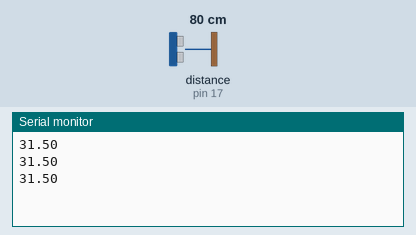
The sketch below on a simulated Arduino Uno, built with avr-gcc and run on an emulated ATmega328P. On the bench: the last lines printed to the serial monitor. Inputs (shaded band) come from the test bench; at power-on: distance to the obstacle (sensor on pin 17) 80 cm.

Above: at 1.3 s.
1.4 s: distance to the obstacle (sensor on pin 17) set to 2 cm
At 1.9 s:
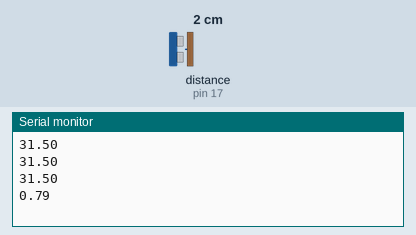
2.9 s: distance to the obstacle (sensor on pin 17) set to 4 cm
At 3.4 s:
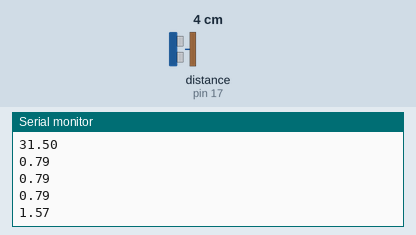
Timing chart, 0 to 5.9 s (numbered marks = the images above; inputs shaded):
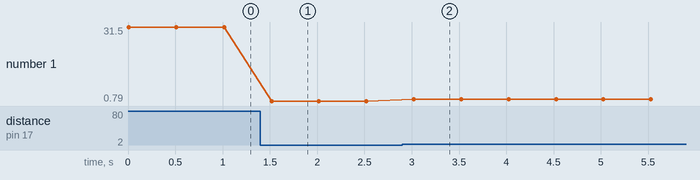

Measured:
- after the input at 1.4 s, the serial monitor: prints a new line after 0.12 s (image 1)
- after the input at 2.9 s, the serial monitor: prints a new line after 0.12 s (image 2)
- plotted number 1: 31.5 → 0.79 after the input at 1.4 s, 0.79 → 1.57 after the input at 2.9 s

The sketch:

PingSensor.ino
```cpp
#include <Ping.h>

Ping ping = Ping(17);

void setup(){
  Serial.begin(115200);
}

void loop(){
  ping.fire();
  //Serial.print("Microseconds: ");
  //Serial.print(ping.microseconds());
  //Serial.print(" | Inches ");
  Serial.println(ping.inches());
  //Serial.print(" | Centimeters: ");
  //Serial.print(ping.centimeters());
  //Serial.println();
  delay(500);
}
```
